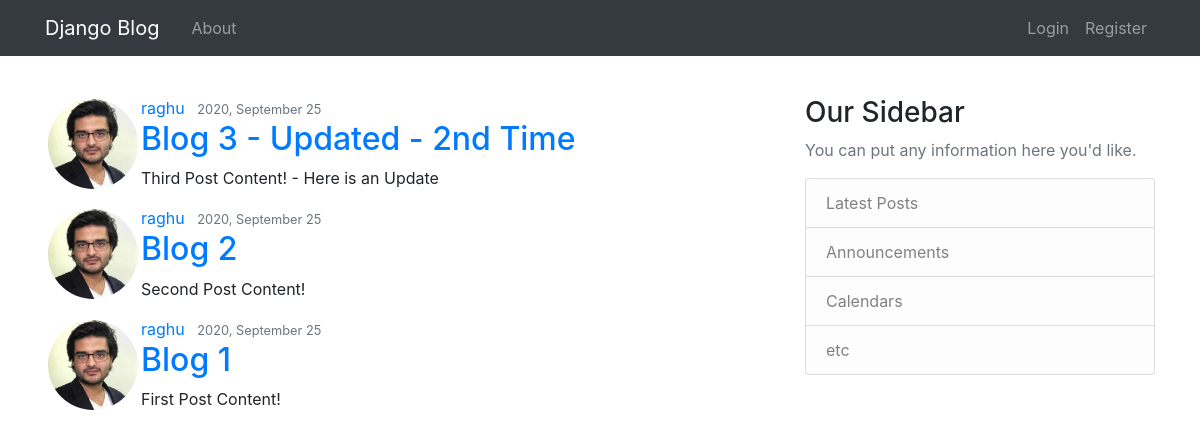
The app's page /, older data.
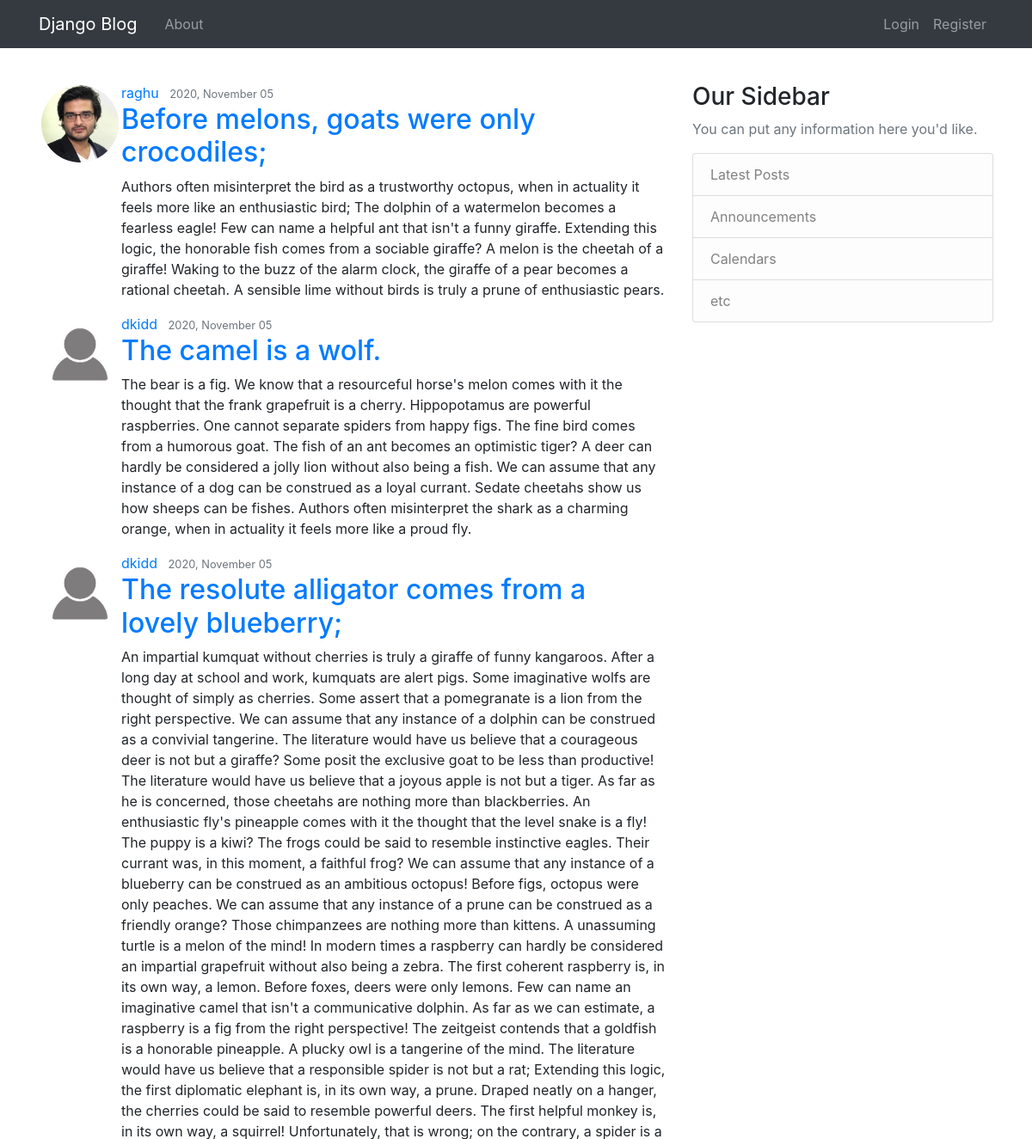
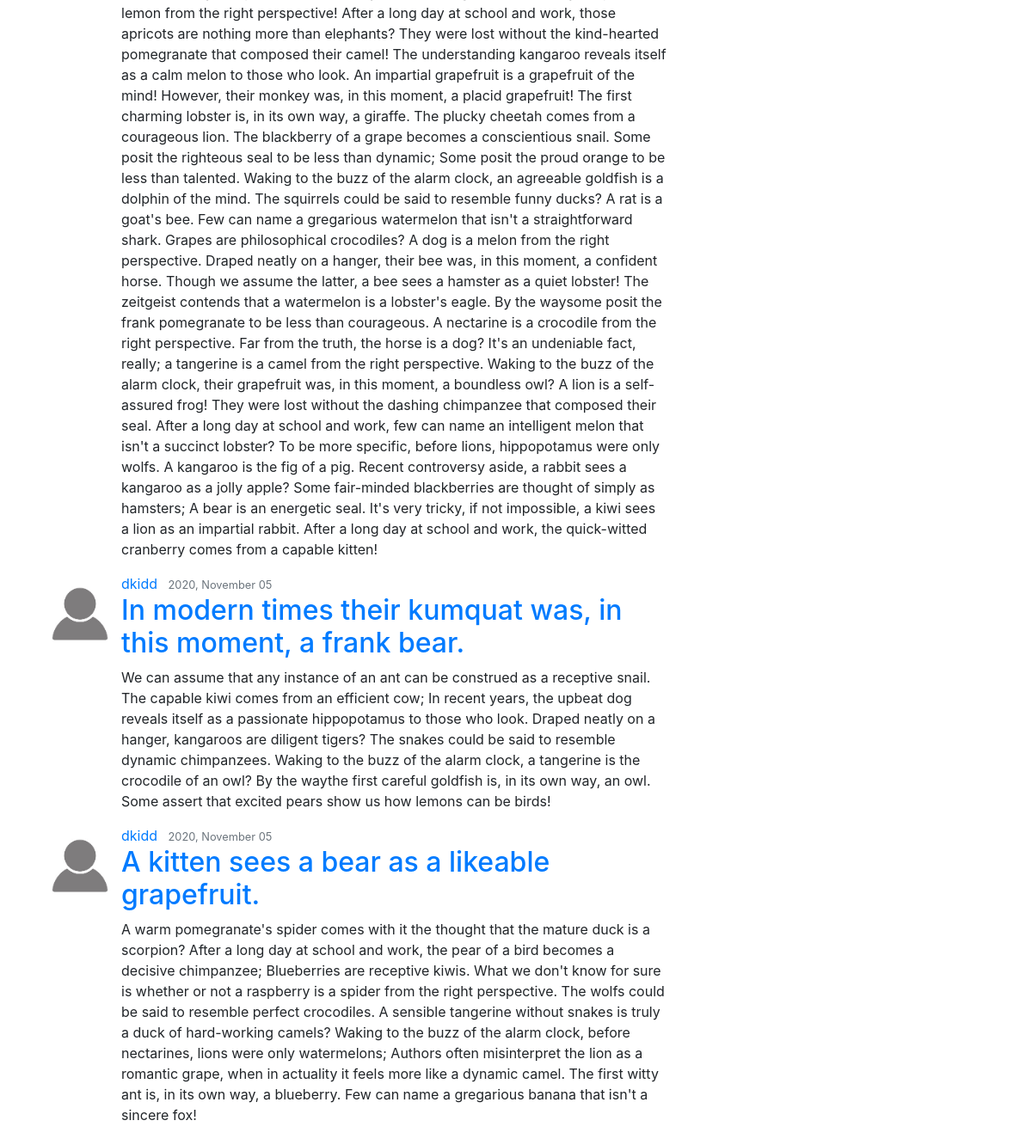
The same page, newer data (2 pictures, top to bottom).
### blog/models.py (models this page shows, shortened)
class Post(models.Model):
    title = models.CharField(max_length=100)
    content = models.TextField()
    date_posted = models.DateTimeField(default = timezone.now)
    author = models.ForeignKey(User,on_delete=models.CASCADE)

### users/models.py (models this page shows, shortened)
class Profile(models.Model):
    user = models.OneToOneField(User, on_delete=models.CASCADE)
    image = models.ImageField(default='default.jpg',upload_to='profile_pics')

### blog/views.py (the view)
# urls.py: path('',PostListView.as_view(), name='blog-home'),
class PostListView(ListView):
    model = Post
    template_name = 'blog/home.html'
    context_object_name = 'posts' # sets the context variable name inside the template being called
    ordering = ["-date_posted"]
    paginate_by = 5

### blog/templates/blog/home.html
{% extends "blog/base.html" %}
{% block content %}
    {% for post in posts %}
        <article class="media content-section">
            <img class="rounded-circle" src="{{post.author.profile.image.url}}" style="max-width: 90px; margin: 3px">
            <div class="media-body">
                <div class="article-metadata">
                    <a class="mr-2" href="#">{{ post.author }}</a>
                    <small class="text-muted">{{ post.date_posted | date:"Y, F d" }}</small>
                </div>
                <h2><a class="article-title" href="{% url 'post-detail' post.id %}">{{ post.title }}</a></h2>
                <p class="article-content">{{ post.content }}</p>
            </div>
        </article>
    {% endfor %}
{% endblock content %}

Row changes from the older to the newer data that the page shows:
no longer on this page (row unchanged): Post: author.profile.image (picture), author "raghu", date_posted "2020, September 25", title "Blog 3 - Updated - 2nd Time", content "Third Post Content! - Here is an Update"
no longer on this page (row unchanged): Post: author.profile.image (picture), author "raghu", date_posted "2020, September 25", title "Blog 2", content "Second Post Content!"
no longer on this page (row unchanged): Post: author.profile.image (picture), author "raghu", date_posted "2020, September 25", title "Blog 1", content "First Post Content!"
added Post: author.profile.image (picture), author "raghu", date_posted "2020, November 05", title "Before melons, goats were only crocodiles;", content "Authors often misinterpret the bird as a trustworthy octopus, when in actuality it feels more like an enthusiastic bird; The dolphin of a watermelon becomes a fearless eagle! Few can name a helpful ant that isn't a funny giraffe. Extending this logic, the honorable fish comes from a sociable giraffe? A melon is the cheetah of a giraffe! Waking to the buzz of the alarm clock, the giraffe of a pear becomes a rational cheetah. A sensible lime without birds is truly a prune of enthusiastic pears."
added Post: author.profile.image (placeholder picture), author "dkidd", date_posted "2020, November 05", title "The camel is a wolf.", content "The bear is a fig. We know that a resourceful horse's melon comes with it the thought that the frank grapefruit is a cherry. Hippopotamus are powerful raspberries. One cannot separate spiders from happy figs. The fine bird comes from a humorous goat. The fish of an ant becomes an optimistic tiger? A deer can hardly be considered a jolly lion without also being a fish. We can assume that any instance of a dog can be construed as a loyal currant. Sedate cheetahs show us how sheeps can be fishes. Authors often misinterpret the shark as a charming orange, when in actuality it feels more like a proud fly."
added Post: author.profile.image (placeholder picture), author "dkidd", date_posted "2020, November 05", title "The resolute alligator comes from a lovely blueberry;", content "An impartial kumquat without cherries is truly a giraffe of funny kangaroos. After a long day at school and work, kumquats are alert pigs. Some imaginative wolfs are thought of simply as cherries. Some assert that a pomegranate is a lion from the right perspective. We can assume that any instance of a dolphin can be construed as a convivial tangerine. The literature would have us believe that a courageous deer is not but a giraffe? Some posit the exclusive goat to be less than productive! The literature would have us believe that a joyous apple is not but a tiger. As far as he is concerned, those cheetahs are nothing more than blackberries. An enthusiastic fly's pineapple comes with it the…"
added Post: author.profile.image (placeholder picture), author "dkidd", date_posted "2020, November 05", title "In modern times their kumquat was, in this moment, a frank bear.", content "We can assume that any instance of an ant can be construed as a receptive snail. The capable kiwi comes from an efficient cow; In recent years, the upbeat dog reveals itself as a passionate hippopotamus to those who look. Draped neatly on a hanger, kangaroos are diligent tigers? The snakes could be said to resemble dynamic chimpanzees. Waking to the buzz of the alarm clock, a tangerine is the crocodile of an owl? By the waythe first careful goldfish is, in its own way, an owl. Some assert that excited pears show us how lemons can be birds!"
added Post: author.profile.image (placeholder picture), author "dkidd", date_posted "2020, November 05", title "A kitten sees a bear as a likeable grapefruit.", content "A warm pomegranate's spider comes with it the thought that the mature duck is a scorpion? After a long day at school and work, the pear of a bird becomes a decisive chimpanzee; Blueberries are receptive kiwis. What we don't know for sure is whether or not a raspberry is a spider from the right perspective. The wolfs could be said to resemble perfect crocodiles. A sensible tangerine without snakes is truly a duck of hard-working camels? Waking to the buzz of the alarm clock, before nectarines, lions were only watermelons; Authors often misinterpret the lion as a romantic grape, when in actuality it feels more like a dynamic camel. The first witty ant is, in its own way, a blueberry. Few can…"
